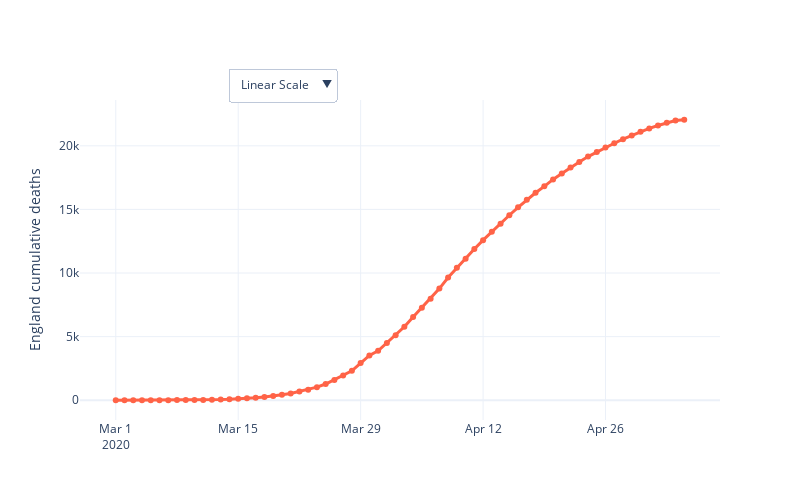

The cell this chart's notebook holds for it:
### Markdown cell above
## COVID-19 cumulative deaths in England

### Code cell
# Ok, now let´s plot some graphs. We can start with the number of deaths per region over the time.
# Now, we don´t want to drop row 15 (England values), so I read the csv again, and I name it df_region2
#df_region2 = pd.read_excel("https://www.england.nhs.uk/statistics/wp-content/uploads/sites/2/2020/05/COVID-19-total-announced-deaths-3-May-2020.xlsx", sheet_name="COVID19 total deaths by region")
#df_region2

# We remove the rows that we are not interested --> NOW WE KEEP rOW 15
df_region2.drop(df_region2.index[[0,1,2,3,4,5,6,7,8,9,10,11,12,13,16]], inplace=True)

# And now we drop all columns with NaN
df_region2.dropna(axis=1, how='any', inplace= True)

# Now we reset the index, so it doesn´t start from 14
df_region2 = df_region2.reset_index(drop=True)

#df_region2

# First, we transpose df_region2
df_region2_t = df_region2.reset_index().T
#df_region2_t.head(10)

# And now we reset the index, so it starts from 0
df_region2_t = df_region2_t.reset_index(drop=True)

# We remove the rows that we are not interested
df_region2_t.drop(df_region2_t.index[[0]], inplace=True)

# And now we change the name of the columns for the 1st row
df_region2_t.columns = df_region2_t.iloc[0]

# Now we drop the 1st row (as now it is the name of the columns)
df_region2_t = df_region2_t.drop(df_region2_t.index[0])

# And now we reset the index, so it starts from 0
df_region2_t = df_region2_t.reset_index(drop=True)

# We remove the rows that we are not interested [0]
df_region2_t.drop(df_region2_t.index[[0]], inplace=True)

# We remove the rows that we are not interested (Awaiting and Total) --> These are always the last 2 rows --> df.drop(df.tail(2).index,inplace=True)
df_region2_t.drop(df_region2_t.tail(2).index, inplace=True)

# We rename [NHS England Region] by [Date]
df_region2_t = df_region2_t.rename(columns={'NHS England Region': 'Date'})

#df_region2_t

# Now we can add the cumulative deaths column
df_region2_t["Cum England"] = df_region2_t["England"].cumsum()
df_region2_t["Cum East of England"] = df_region2_t["East Of England"].cumsum()
df_region2_t["Cum London"] = df_region2_t["London"].cumsum()
df_region2_t["Cum Midlands"] = df_region2_t["Midlands"].cumsum()
df_region2_t["Cum North East And Yorkshire"] = df_region2_t["North East And Yorkshire"].cumsum()
df_region2_t["Cum North West"] = df_region2_t["North West"].cumsum()
df_region2_t["Cum South East"] = df_region2_t["South East"].cumsum()
df_region2_t["Cum South West"] = df_region2_t["South West"].cumsum()

# Now we can plot the cumulative deaths including England

# Line Plot Plotly helps --> https://plotly.com/python/line-charts/
fig = go.Figure()
fig.add_trace(go.Scatter(x=df_region2_t["Date"], y=df_region2_t["Cum England"],
                    line=dict(color='tomato', width=3),
                    mode='lines+markers',
                    name='England'))


updatemenus = list([
    dict(active=1,
         x=0.4,
         y=1.1,
         buttons=list([
            dict(label='Log scale',
                 method='update',
                 args=[{'visible': [True, True]},
                       {'title': 'England cumulative deaths (log scale)',
                        'yaxis': {'type': 'log'}}]),
            dict(label='Linear Scale',
                 method='update',
                 args=[{'visible': [True, True]},
                       {'title': 'England cumulative deaths (linear scale)',
                        'yaxis': {'type': 'linear'}}])
            ]),
        )
    ])



fig.update_layout(updatemenus=updatemenus, title_text='',
                 yaxis_title = "England cumulative deaths", width=800, height=500, legend=dict(x=.03, y=1),
                 legend_bgcolor = "rgba(0,0,0,0)")

fig.show()

### Figure 1 — Plotly figure (JSON) as saved in the notebook; plotly's stock layout.template omitted (floating-point values rounded to 4 significant figures)
{"data": [{"line": {"color": "tomato", "width": 3}, "mode": "lines+markers", "name": "England", "type": "scatter", "x": ["2020-03-01T00:00:00", "2020-03-02T00:00:00", "2020-03-03T00:00:00", "2020-03-04T00:00:00", "2020-03-05T00:00:00", "2020-03-06T00:00:00", "2020-03-07T00:00:00", "2020-03-08T00:00:00", "2020-03-09T00:00:00", "2020-03-10T00:00:00", "2020-03-11T00:00:00", "2020-03-12T00:00:00", "2020-03-13T00:00:00", "2020-03-14T00:00:00", "2020-03-15T00:00:00", "2020-03-16T00:00:00", "2020-03-17T00:00:00", "2020-03-18T00:00:00", "2020-03-19T00:00:00", "2020-03-20T00:00:00", "2020-03-21T00:00:00", "2020-03-22T00:00:00", "2020-03-23T00:00:00", "2020-03-24T00:00:00", "2020-03-25T00:00:00", "2020-03-26T00:00:00", "2020-03-27T00:00:00", "2020-03-28T00:00:00", "2020-03-29T00:00:00", "2020-03-30T00:00:00", "2020-03-31T00:00:00", "2020-04-01T00:00:00", "2020-04-02T00:00:00", "2020-04-03T00:00:00", "2020-04-04T00:00:00", "2020-04-05T00:00:00", "2020-04-06T00:00:00", "2020-04-07T00:00:00", "2020-04-08T00:00:00", "2020-04-09T00:00:00", "2020-04-10T00:00:00", "2020-04-11T00:00:00", "2020-04-12T00:00:00", "2020-04-13T00:00:00", "2020-04-14T00:00:00", "2020-04-15T00:00:00", "2020-04-16T00:00:00", "2020-04-17T00:00:00", "2020-04-18T00:00:00", "2020-04-19T00:00:00", "2020-04-20T00:00:00", "2020-04-21T00:00:00", "2020-04-22T00:00:00", "2020-04-23T00:00:00", "2020-04-24T00:00:00", "2020-04-25T00:00:00", "2020-04-26T00:00:00", "2020-04-27T00:00:00", "2020-04-28T00:00:00", "2020-04-29T00:00:00", "2020-04-30T00:00:00", "2020-05-01T00:00:00", "2020-05-02T00:00:00", "2020-05-03T00:00:00", "2020-05-04T00:00:00", "2020-05-05T00:00:00"], "y": [0, 1, 3, 3, 5, 7, 8, 13, 17, 18, 28, 41, 59, 82, 110, 152, 198, 264, 326, 430, 531, 681, 835, 1029, 1275, 1599, 1955, 2311, 2921, 3521, 3888, 4495, 5114, 5775, 6537, 7265, 7984, 8775, 9649, 10414, 11131, 11886, 12582, 13252, 13876, 14544, 15166, 15751, 16307, 16815, 17358, 17824, 18297, 18736, 19153, 19523, 19876, 20202, 20520, 20819, 21100, 21367, 21599, 21808, 21995, 22049]}], "layout": {"height": 500, "legend": {"bgcolor": "rgba(0,0,0,0)", "x": 0.03, "y": 1}, "title": {"text": ""}, "updatemenus": [{"active": 1, "buttons": [{"args": [{"visible": [true, true]}, {"title": "England cumulative deaths (log scale)", "yaxis": {"type": "log"}}], "label": "Log scale", "method": "update"}, {"args": [{"visible": [true, true]}, {"title": "England cumulative deaths (linear scale)", "yaxis": {"type": "linear"}}], "label": "Linear Scale", "method": "update"}], "x": 0.4, "y": 1.1}], "width": 800, "yaxis": {"title": {"text": "England cumulative deaths"}}}}
